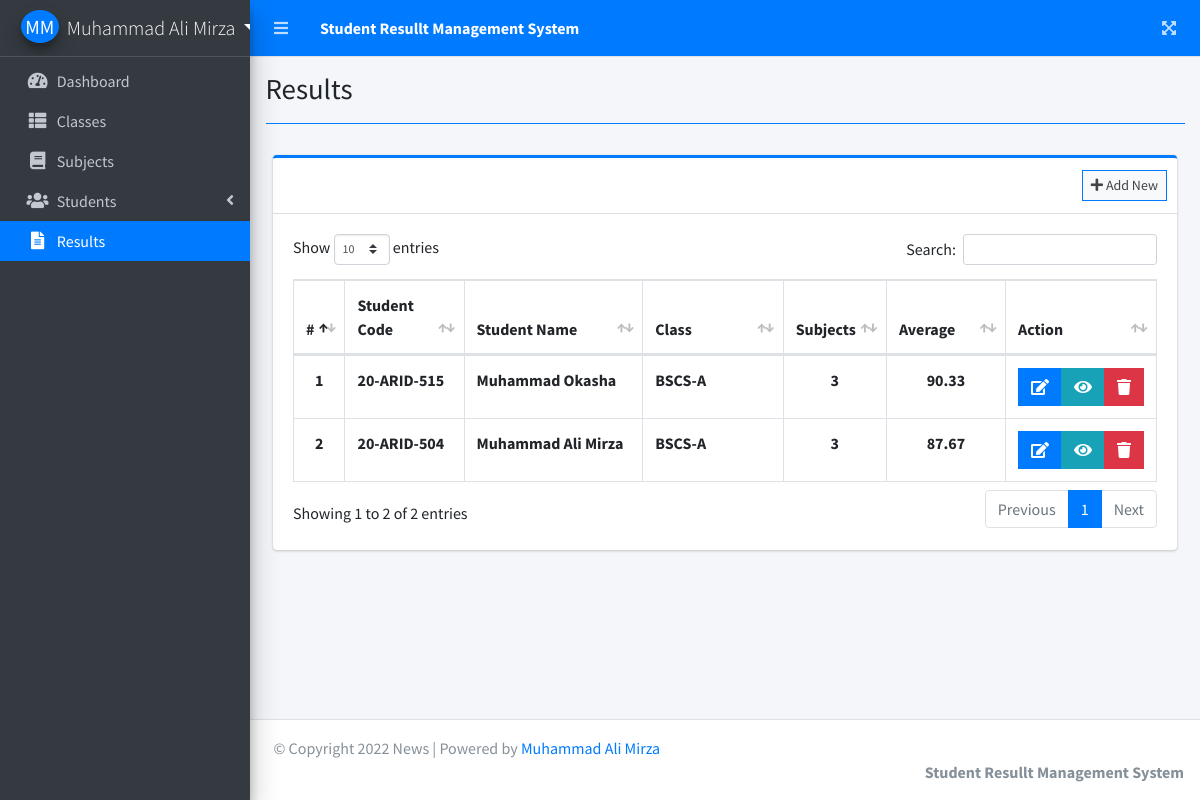
The page /index.php?page=results (signed in) on the database its author committed.
### tables this page shows
CREATE TABLE `results` (
  `id` int(30) NOT NULL,
  `student_id` int(30) NOT NULL,
  `marks_percentage` varchar(5) NOT NULL,
  `class_id` int(30) NOT NULL,
  `date_created` datetime NOT NULL DEFAULT current_timestamp()
);

CREATE TABLE `students` (
  `id` int(30) NOT NULL,
  `student_code` varchar(50) NOT NULL,
  `firstname` varchar(200) NOT NULL,
  `middlename` varchar(200) NOT NULL,
  `lastname` varchar(200) NOT NULL,
  `gender` varchar(50) NOT NULL,
  `address` text NOT NULL,
  `class_id` int(30) NOT NULL,
  `date_created` datetime NOT NULL DEFAULT current_timestamp()
);

### results.php (the view, shortened to what this page needs)
<?php include'db_connect.php' ?>
<div class="col-lg-12">
	<div class="card card-outline card-primary">
		<?php	if(!isset($_SESSION['rs_id'])): ?>
		<div class="card-header">
			<div class="card-tools">
				<a class="btn btn-block btn-sm btn-default btn-flat border-primary" href="./index.php?page=new_result"><i class="fa fa-plus"></i> Add New</a>
			</div>
		</div>
	<?php endif; ?>
		<div class="card-body">
			<table class="table tabe-hover table-bordered" id="list">
				<colgroup>
					<col width="5%">
					<col width="15%">
					<col width="25%">
					<col width="20%">
					<col width="10%">
					<col width="15%">
				</colgroup>
				<thead>
					<tr>
						<th class="text-center">#</th>
						<th>Student Code</th>
						<th>Student Name</th>
						<th>Class</th>
						<th>Subjects</th>
						<th>Average</th>
						<th>Action</th>
					</tr>
				</thead>
				<tbody>
					<?php
					$i = 1;
					$where = "";
					$qry = $conn->query("SELECT r.*,concat(s.firstname,' ',s.middlename,' ',s.lastname) as name,s.student_code,concat(c.degree,'-',c.section) as class FROM results r inner join classes c on c.id = r.class_id inner join students s on s.id = r.student_id $where order by unix_timestamp(r.date_created) desc ");
					while($row= $qry->fetch_assoc()):
						$subjects = $conn->query("SELECT * FROM result_items where result_id =".$row['id'])->num_rows;
					?>
					<tr>
						<th class="text-center"><?php echo $i++ ?></th>
						<td><b><?php echo $row['student_code'] ?></b></td>
						<td><b><?php echo ucwords($row['name']) ?></b></td>
						<td><b><?php echo ucwords($row['class']) ?></b></td>
						<td class="text-center"><b><?php echo $subjects ?></b></td>
						<td class="text-center"><b><?php echo $row['marks_percentage'] ?></b></td>
						<td class="text-center">
							<?php if(isset($_SESSION['login_id'])): ?>
		                    <div class="btn-group">
		                        <a href="./index.php?page=edit_result&id=<?php echo $row['id'] ?>" class="btn btn-primary btn-flat">
		                          <i class="fas fa-edit"></i>
		                        </a>
		                         <button data-id="<?php echo $row['id'] ?>" type="button" class="btn btn-info btn-flat view_result">
		                          <i class="fas fa-eye"></i>
		                        </button>
		                        <button type="button" class="btn btn-danger btn-flat delete_result" data-id="<?php echo $row['id'] ?>">
		                          <i class="fas fa-trash"></i>
		                        </button>
	                      </div>
	                      <?php endif; ?>
						</td>
					</tr>
				<?php endwhile; ?>
				</tbody>
			</table>
		</div>
	</div>
</div>

### rows shown on the page
results: student.student_code "20-ARID-515", name "Muhammad Okasha", class "BSCS-A", subjects "3", marks_percentage "90.33"
results: student.student_code "20-ARID-504", name "Muhammad Ali Mirza", class "BSCS-A", subjects "3", marks_percentage "87.67"

### other values the page prints
$_SESSION['system']['name'] "Student Resullt Management System"
$_SESSION['login_firstname'].' '.$_SESSION['login_lastname'] "Muhammad Ali Mirza"
$title "Results"
